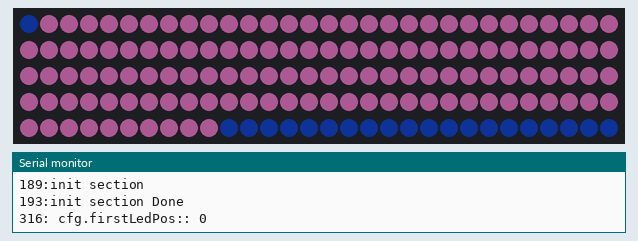
Bench run of a sketch on a simulated Arduino Uno, built with avr-gcc and run on an emulated ATmega328P. Parts: 150 RGB LEDs in strip order, left to right, continuing on the next row, the last lines printed to the serial monitor. Dim RGB values are drawn brighter than linear; random numbers use the default seed unless the sketch sets one.

Above: at 0.02 s.
At 2.39 s:
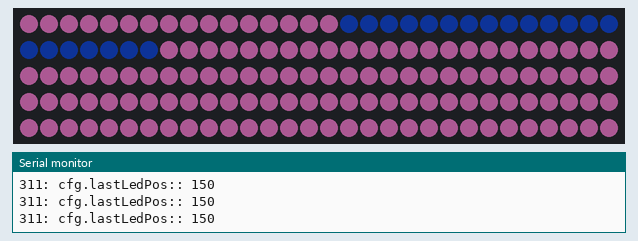
At 4.37 s:
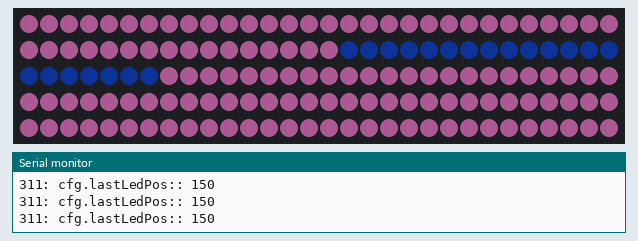
At 6.47 s:
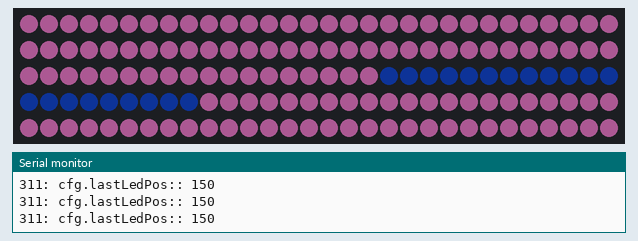
At 13.05 s:
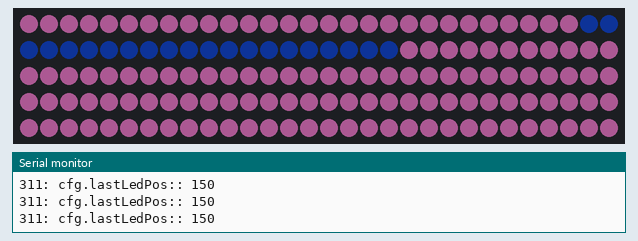
At 34.21 s:
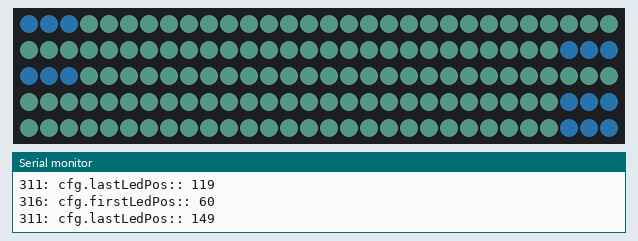

The sketch:

led_strip.ino
```cpp
// Which pin on the Arduino is connected to the NeoPixels?
#define PIN      6
#define LED_CNT  150


#include "led_strip.h"
#include "ledVest.h"

void setup() {
  // Open serial communications and wait for port to open:
  Serial.begin(115200);
  while (!Serial) {
    ; // wait for serial port to connect. Needed for native USB port only
  }
}

void loop() {
 T("Starting");
 static LedVest_c LedVestObj; // Made static in order to see how much dynamic memory we use at compile time.

 while (1) {
   LedVestObj.moveAll(1000);
   LedVestObj.bounce(1000);
   LedVestObj.move(1000);
  //  LedVestObj.constant(10000);
  }

}
```

LedVest.h
```cpp
// To-do list
//
// Make Fade function
// Make vest splt

#include "debug.h"

class LedVest_c {
  public:
    LedVest_c(void);
    void showCase(uint16_t cnt, sectionFunction_t func);
    void move(uint16_t cnt);
    void bounce(uint16_t cnt);
    void moveAll(uint16_t cnt);
    void constant(uint16_t cnt);

    private:
    LedStrip_c strip; // Made static in order to catch memmory usage at compile time.
 };

LedVest_c::LedVest_c(void) {
}
color_t getRandomColor(void) {
 const color_t maxIntensity = 0x40; // Turn down the intensity, because if all LEDs are turned on with highest intensity, it can be a problem to supply the last LEDs in the string
 color_t red   = random(maxIntensity);
 color_t blue  = random(maxIntensity);
 color_t green = random(maxIntensity);
 return (red << 16) + (blue << 8) + green;
}

sectionFunction_t invertMove(sectionFunction_t func) {
  if (func == MOVE_LEFT) {
    return MOVE_RIGHT;
  }
  if (func == MOVE_RIGHT) {
    return MOVE_LEFT;
  }

  return func;
}

void colorSwap(color_t *c1, color_t *c2) {
  color_t tmp = *c1;
  *c1 = *c2;
  *c2 = tmp;
}

void LedVest_c::showCase(uint16_t cnt, sectionFunction_t func) {
 color_t color1 = getRandomColor();
 color_t color2 = getRandomColor();

 uint8_t cSize = random(29);
 uint8_t mCnt = 1;
 uint16_t speed = random(5) + 1;
 strip.sectionCntSet(5);
 strip.sections[0].init();
 strip.sections[0].setLedColor(0, cSize, COLOR1, color1);
 strip.sections[0].setLedColor(cSize + 1, 29, COLOR2, color2);
 strip.sections[0].setFunc(func, mCnt);
 strip.sections[0].setSlowness(speed);

 // Left seen from back
 strip.sections[4].init();
 strip.sections[4].setLedColor(120, 149 - cSize -1, COLOR1, color2);
 strip.sections[4].setLedColor(149 - cSize, 149, COLOR2, color1);
 strip.sections[4].setFunc(invertMove(func), mCnt);
 strip.sections[4].setSlowness(speed);

 // Middle Horiz
 strip.sections[1].init();
 strip.sections[1].setLedColor(30, 59 - cSize -1, COLOR1, color2);
 strip.sections[1].setLedColor(59 - cSize, 59, COLOR2, color1);
 strip.sections[1].setFunc(func, mCnt);
 strip.sections[1].setSlowness(speed);

  // Top Horiz.
 strip.sections[3].init();
 strip.sections[3].setLedColor(60, 60 + cSize, COLOR1, color1);
 strip.sections[3].setLedColor(60 + cSize + 1, 89, COLOR2, color2);
 strip.sections[3].setFunc(invertMove(func), mCnt);
 strip.sections[3].setSlowness(speed);

 // Button Horiz
 strip.sections[2].init();
 strip.sections[2].setLedColor(90, 119 - cSize -1, COLOR1, color2);
 strip.sections[2].setLedColor(119 - cSize, 119, COLOR2, color1);
 strip.sections[2].setFunc(func, mCnt);
 strip.sections[2].setSlowness(speed);

  for (auto i = 0; i < cnt; i++) {
   strip.timeTick(1);
 }
}

void LedVest_c::move(uint16_t cnt) {
  showCase(cnt, MOVE_RIGHT);
  showCase(cnt, MOVE_LEFT);
}

void LedVest_c::bounce(uint16_t cnt) {
 color_t color1 = getRandomColor();
 color_t color2 = getRandomColor();

 sectionFunction_t func = BOUNCE;

 uint8_t cSize  = random(29);
 uint8_t mCnt   = 1;
 uint16_t speed = random(5) + 1;
 strip.sectionCntSet(5);
 strip.sections[0].init();
 strip.sections[0].setLedColor(0, cSize, COLOR2, color1);
 strip.sections[0].setLedColor(cSize + 1, 29, COLOR1, color2);
 strip.sections[0].setFunc(func, mCnt);
 strip.sections[0].setSlowness(speed);

 // Left seen from back
 strip.sections[4].init();
 strip.sections[4].setLedColor(120, 149 - cSize -1, COLOR1, color2);
 strip.sections[4].setLedColor(149 - cSize, 149, COLOR2, color1);
 strip.sections[4].setFunc(invertMove(func), mCnt);
 strip.sections[4].setSlowness(speed);

 // Middle Horiz
 strip.sections[1].init();
 strip.sections[1].setLedColor(30, 59 - cSize -1, COLOR1, color2);
 strip.sections[1].setLedColor(59 - cSize, 59, COLOR2, color1);
 strip.sections[1].setFunc(func, mCnt);
 strip.sections[1].setSlowness(speed);

  // Top Horiz.
 strip.sections[3].init(RIGHT);
 strip.sections[3].setLedColor(60, 60 + cSize, COLOR2, color1);
 strip.sections[3].setLedColor(60 + cSize + 1, 89, COLOR1, color2);
 strip.sections[3].setFunc(invertMove(func), mCnt);
 strip.sections[3].setSlowness(speed);

 // Button Horiz
 strip.sections[2].init();
 strip.sections[2].setLedColor(90, 119 - cSize -1, COLOR1, color2);
 strip.sections[2].setLedColor(119 - cSize, 119, COLOR2, color1);
 strip.sections[2].setFunc(func, mCnt);
 strip.sections[2].setSlowness(speed);

  for (auto i = 0; i < cnt; i++) {
   strip.timeTick(1);
 }
}

 void LedVest_c::constant(uint16_t cnt) {
 strip.sectionCntSet(1);
 for (auto i = 0; i < 1;i ++) {
  color_t color1 = 0xFF0000; // getRandomColor();
  color_t color2 = 0x00FF00; //getRandomColor();

  uint8_t cSize = random(LED_CNT);
  uint8_t mCnt = 1;

  strip.sections[i].init();
  strip.sections[i].setLedColor(0, cSize, COLOR1, color1);
  strip.sections[i].setLedColor(cSize + 1, LED_CNT, COLOR2, color2);
  strip.sections[i].setFunc(CONSTANT, mCnt);
  }
  for (auto u = 0; u < cnt; u++) {
    strip.timeTick(1);
  }
}


void LedVest_c::moveAll(uint16_t cnt) {
 strip.sectionCntSet(1);
 sectionFunction_t func;
  switch (random(5)) {
  case 0:
    func = MOVE_LEFT;
    break;
  case 1:
    func = MOVE_LEFT;
    break;
  default:
    func = BOUNCE;
    break;
 }
 for (auto i = 0; i < 1;i ++) {
  color_t color1 = getRandomColor();
  color_t color2 = getRandomColor();

  uint8_t cSize = random(LED_CNT);
  uint8_t mCnt = 1;
  uint16_t speed = random(5) + 1;

  strip.sections[i].init();
  strip.sections[i].setLedColor(0, cSize, COLOR1, color1);
  strip.sections[i].setLedColor(cSize + 1, LED_CNT, COLOR2, color2);
  strip.sections[i].setFunc(func, mCnt);
  strip.sections[i].setSlowness(speed);
  }
  for (auto u = 0; u < cnt; u++) {
    strip.timeTick(1);
  }
}
```

debug.h
```cpp
#if 1
#define T(x) Serial.print(__LINE__); Serial.print(":"); Serial.print(x); Serial.print("\n")
#define T_V(x,y) Serial.print(__LINE__); Serial.print(": "); Serial.print(x);Serial.print(": "); Serial.print(y); Serial.print("\n")
#else
#define T(x)
#define T_V(x,y)
#endif
```

led_strip.h
```cpp
#include <Adafruit_NeoPixel.h>
#include "debug.h"

// A LED strip (LedStrip_c) is the main Class containing the whole LED strip information.
//
// The LED strip is split into a STRIP_SECTIONS_MAX number of sections (Section_c class). Ecah section
// can behave individual (e.g. one section moves left, while another section moves right).
// By default all sections have the LEDs turned of.
// The sections can overlap each other.


#define STRIP_SECTIONS_MAX 10

#define LED_ARRAY_SIZE LED_CNT/32 + 1
// Which type of behaviour shall the LEDs in the section do
typedef enum {
  MOVE_LEFT,          // Move to the left
  MOVE_RIGHT,         // Move to the right
  BOUNCE,             // Bounce back an forward
  COLOR_WIPE,         // Fill the LEDs one after the other
  CONSTANT,           // Keep LEDs in current possition
} sectionFunction_t;

// Id for selecting which color to work on.
typedef enum {
  COLOR1 = 0,
  COLOR2 = 1,
} colorId_t;


typedef enum {
   // 0 - 0xFFFFFF - RGB colors
   RANDOM = 0xFFFFFFFF
} color_t;

// Which type of behaviour shall the LEDs in the section do
typedef enum {
  LEFT,          // Do movment in left direction
  RIGHT,         // Do movment in right direction
  BOUNCING,      // Bounce back an forward
} direction_t;

typedef uint32_t belt_t[LED_ARRAY_SIZE];

// Current configuration for the section
struct section_cfg_t {
  belt_t leds;        // Containing which LEDs that is part of this section - One bit per LED. '1' Indicating that the LED is part of the section.
  belt_t currentLeds; // Containing the current value of the LEDs. '1' Indicating color2, '0' indcating color1
  uint8_t moveCnt;    // Number of LEDs to move in each turn

  // The LEDs color will be colored with colors going from color1 to color2
  color_t color1;             // Color for LED bits set to '1'
  color_t color2;             // Color for LED bits set to '0'
  uint16_t  slowness;           // The speed of the behaviour. 0 = fastest, 255 = slowest
  sectionFunction_t func;      // The LEDs behaviour.
  uint8_t firstLedPos;         // The position of the first LED in this group
  uint8_t lastLedPos;          // The position of the last LED in this group
  direction_t currentBounceDir = LEFT; // The current direction of the movement.
};


//
//  Class for a section configuration
//
// Class for doing the acton for a section
class Section_c {
  public:
    void setLedColor(const uint16_t startLed, const uint16_t endLed, const colorId_t colorId, const color_t color);
    void setFunc(sectionFunction_t newFunc, uint8_t moveCnt = 1);
    void init(direction_t _currentBounceDir = LEFT);                     // Reset the setup to init positions.
    void updateLeds(uint32_t *leds); // Update LED array with the LEDs states in this section
    Section_c(void);
    void setSlowness(const uint16_t newSlowness); // Set a new speed

  private:
    section_cfg_t cfg = {};          // Containing current configurations.
    void Section_c::setCurrentLedPos(uint16_t pos, bool value);
    bool Section_c::getCurrentLedPos(uint16_t pos);

    void bounce(void);                // Bounce back and forward within the section
    uint32_t fade(uint32_t color, uint8_t fade_pct);

    void moveDir(direction_t direction);  // Move LEDs "cnt" either left or right
    void colorWipe(direction_t dir);  // Fill the LEDs one after the other
    bool doMove();                    // Returns if movment shall happen based on current moveCnt.
    uint16_t delayCnt = 0;            // Current number of ticks until LED movment shall happen.
    bool withinRange(const uint16_t pos, const belt_t &leds);   // Returns true if "pos" is within the onLeds
};

//
// Class for the whole strip
//
class LedStrip_c {
  public:
    Section_c sections[STRIP_SECTIONS_MAX];
    void timeTick(uint16_t cnt); // Do time tick "cmd" number of times;
    LedStrip_c(void); // Constructor - Initializing.
    void sectionCntSet(uint8_t _sectionCnt);
  private:

    uint8_t totalStripLength;
    Adafruit_NeoPixel strip = Adafruit_NeoPixel(LED_CNT, PIN, NEO_GRB + NEO_KHZ800);
    uint8_t sectionCnt;

};

/************************************************************************************************
   Implementation start
 *************************************************************************************************/
// Index for each section added
static size_t section_cfg_index = 0;
Section_c::Section_c(void) {
 memset(&cfg, 0, sizeof(cfg));
 cfg.func = CONSTANT;
 cfg.moveCnt = 1;
 cfg.slowness = 0;
}

void Section_c::setSlowness(const uint16_t newSlowness) {
  cfg.slowness = newSlowness;
}

void Section_c::setFunc(sectionFunction_t newFunc, uint8_t moveCnt = 1) {
  cfg.func = newFunc;
  cfg.moveCnt = moveCnt;
}

bool Section_c::getCurrentLedPos(uint16_t pos) {
  auto bindex = pos / 32;
  auto b = pos % 32;
  if (cfg.currentLeds[bindex] & ((uint32_t) 1 << b)) {
      return true;
  }
  return false;
}

void Section_c::setCurrentLedPos(uint16_t pos, bool value) {
  auto bindex = pos / 32;
  auto b = pos % 32;

  if (value) {
    cfg.currentLeds[bindex] |= (uint32_t) 1 << b;
  } else {
    cfg.currentLeds[bindex] &= ~((uint32_t) 1 << b);
  }
}

void Section_c::setLedColor(uint16_t startLed, uint16_t endLed, colorId_t colorId, color_t color) {
  if (startLed > endLed) {
    T("Error");
    return;
  }
  if (cfg.firstLedPos > startLed) {
    cfg.firstLedPos = startLed;
  }

  if (cfg.lastLedPos < endLed) {
    cfg.lastLedPos = endLed;
  }

  if (color == RANDOM) {
    color = random(0x1000000);
  }

  for (auto index = startLed; index <= endLed; index++) {
    auto bindex = index / 32;
    auto b = index % 32;
    cfg.leds[bindex] |= (uint32_t) 1 << b;
  //  T_V("Bindex", bindex);

    if (colorId == COLOR1) {
  //    T_V("b", b);
      cfg.currentLeds[bindex] |= (uint32_t) 1 << b;
      cfg.color1 = color;
    } else {
   //   T_V("b", b);
      cfg.currentLeds[bindex] &= ~((uint32_t) 1 << b);
      cfg.color2 = color;
    }
  }
}
// Initialize to start posistion when starting a new section setup
void Section_c::init(direction_t _currentBounceDir = LEFT) {
  T("init section");
  memset(&cfg, 0, sizeof(cfg));
  T("init section");

  delayCnt = 0;
  T("init section");
  cfg.firstLedPos = LED_CNT;
  cfg.func = CONSTANT;
  cfg.currentBounceDir = _currentBounceDir;
  T("init section Done");
}

// Returns true if "pos" is within the onLeds
bool Section_c::withinRange(const uint16_t pos, const belt_t &leds) {
  uint8_t arrIndex = pos/32;
  uint8_t bitIndex = pos % 32;
 /* T_V("f", ((uint32_t)1 << bitIndex));
  T_V("g", leds[arrIndex] & ((uint32_t)1 << bitIndex));
  T_V("leds[arrIndex]", leds[arrIndex]);
  */
  /*
  T_V("bitIndex:", bitIndex);
  T_V("arrIndex:", arrIndex);*/
//  T_V("pos:", pos);

  if (leds[arrIndex] & ((uint32_t)1 << bitIndex)) {
  //  T("true");
    return true;
  }
 // T("false");
  return false;
}

// Do the LED behaviour and add the LEDs from this section to the "leds" array
void Section_c::updateLeds(uint32_t *leds) {
    //T_V("delayCnt:", delayCnt);
    if (delayCnt == 0) {
      switch (cfg.func) {
      case MOVE_RIGHT:
        moveDir(RIGHT);
        break;
      case MOVE_LEFT:
        //T("Left");
        moveDir(LEFT);
        break;
      case COLOR_WIPE:
        T("Wipte");
        break;
      case BOUNCE:
        //T("Bounce");
        bounce();
        break;
      case CONSTANT:
        //T("Constant");
        break;
     }

      delayCnt = cfg.slowness;
    } else {
       delayCnt--;
    }

  uint8_t fade_pct = 90;
  for (uint16_t i = 0; i < LED_CNT; i++ ) {
    if (withinRange(i, cfg.leds)) {
      if (withinRange(i, cfg.currentLeds)) {
   //     T(cfg.color1);

  //       leds[i] |= fade(cfg.color1, fade_pct);

          leds[i] |= cfg.color1;
      } else {
          leds[i] |= cfg.color2;
    //          leds[i] |= fade(cfg.color2, fade_pct);
    //    T(cfg.color2);
      }
      fade_pct = (fade_pct * 60) / 100;
     // T(fade_pct);
    }

  }
}
/*
// Increase a position with "cnt", keeps track of section bounderies
void Section_c::incrPos(uint16_t &pos, uint16_t cnt) {
  if (pos + cnt > cfg.sectionLastPos) {
    pos = cnt - (cfg.sectionLastPos - pos) - 1 + cfg.sectionFirstPos;
  } else {
    pos += cnt;
  }
}

// Decrease a position with "cnt", keeps track of section bounderies
void Section_c::decrPos(uint16_t &pos, uint16_t cnt) {
  int16_t nextPos = pos - cnt;
  if (nextPos < (int16_t)cfg.sectionFirstPos) {
    pos = (cfg.sectionLastPos + (pos - cfg.sectionFirstPos) + 1) - cnt;
  } else {
    pos -= cnt;
  }
}
*/
/*
// See class definition
// In : startLed - If true then bounce when startLed reaches section boundery.
//                 If false then bounce when endLed reaches section boundery.
bool Section_c::currentBounceDirLeft(bool startLed) {
  static bool leftDirection = true;
  uint32_t testLed = currentOnLedEndPos;
  if (startLed) {
    testLed = currentOnLedStartPos;
  }

  if (testLed == cfg.sectionLastPos) {
    leftDirection = true;
  }

  if (testLed == cfg.sectionFirstPos) {
    leftDirection = false;
  }
  return leftDirection;
}
*/

// Bounce back and forward
void Section_c::bounce(void) {
  if (cfg.currentBounceDir == RIGHT) {
     T_V("cfg.lastLedPos:", cfg.lastLedPos);
     if (withinRange(cfg.lastLedPos, cfg.currentLeds)) {
        cfg.currentBounceDir = LEFT;
     }
   } else {
     T_V("cfg.firstLedPos:", cfg.firstLedPos);
      if (withinRange(cfg.firstLedPos, cfg.currentLeds)) {
          cfg.currentBounceDir = RIGHT;
      }
   }
   moveDir(cfg.currentBounceDir);
}

uint32_t Section_c::fade(uint32_t color, uint8_t fade_pct) {
    uint32_t blue = (((color >> 16) & 0xFF) * fade_pct) / 100;
    uint32_t green = (((color >> 8) & 0xFF) * fade_pct) / 100;
    uint32_t red = ((color & 0xFF) * fade_pct) / 100;
    T(color);
    T_V("red:", red);
    T(blue);
    T(green);

    return (red << 16) + (green<< 8) + blue;

}

void Section_c::moveDir(direction_t dir) {
  uint16_t prevPos  = 0;
  bool     prevVal  = false;
  bool     firstVal = false;
  uint16_t lastPos = 0;


  // Default is set to move LEFT
  int16_t startPos = 0;
  int16_t endPos = LED_CNT;
  int8_t  stepCnt = 1;

  if (dir == RIGHT) {
    startPos = LED_CNT-1;
    endPos = -1;
    stepCnt = -1;
  }

  for (auto i = 0; i < cfg.moveCnt; i++) {
  bool first = true;

  for (int16_t currentPos = startPos; currentPos != endPos; currentPos += stepCnt) {
    if (withinRange(currentPos, cfg.leds)) {
   //    T_V("currentPos:", currentPos);
       if (first) {
         firstVal = getCurrentLedPos(currentPos);
         first = false;
       } else {
        /* T_V("prevPos", prevPos);
         T_V("prevVal", prevVal);
      */
         setCurrentLedPos(prevPos, getCurrentLedPos(currentPos));
       }

       prevVal = getCurrentLedPos(currentPos);
       prevPos = currentPos;
       lastPos = currentPos;
    }

  }
  setCurrentLedPos(lastPos, firstVal);
  }
}
//
// LedStrip_c implementation
//
void LedStrip_c::timeTick(uint16_t cnt) {

    // We start out with all LEDs off
    uint32_t led_colors[LED_CNT];
    memset(&led_colors[0], 0, sizeof(led_colors));
    // Loop through all sections and add their LEDs state
    for (auto i = 0; i < sectionCnt; i++) {
        // T_V("Strip", i);
        sections[i].updateLeds(led_colors);
    }

    // Turn on the LEDs
    for (auto i = 0; i < LED_CNT; i++) {
       //Serial.print("i:");
       //Serial.print(i);
       //Serial.print(" c:");
       //  T(led_colors[i]);
       strip.setPixelColor(i, led_colors[i]);
    }

    strip.show();
}

LedStrip_c::LedStrip_c(void) {
  strip.begin();
}

void LedStrip_c::sectionCntSet(uint8_t _sectionCnt) {
  if (_sectionCnt < STRIP_SECTIONS_MAX) {
    sectionCnt = _sectionCnt;
  } else {
    sectionCnt = STRIP_SECTIONS_MAX;
  }
}
```
